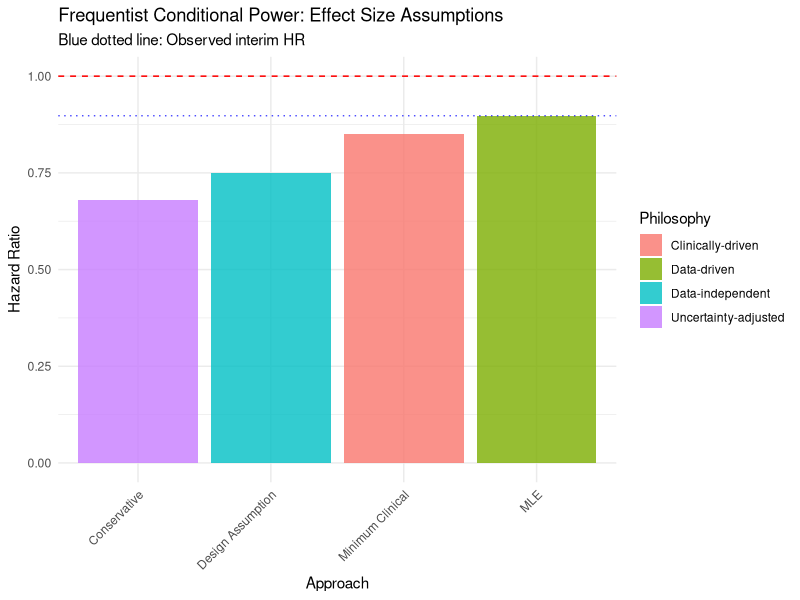
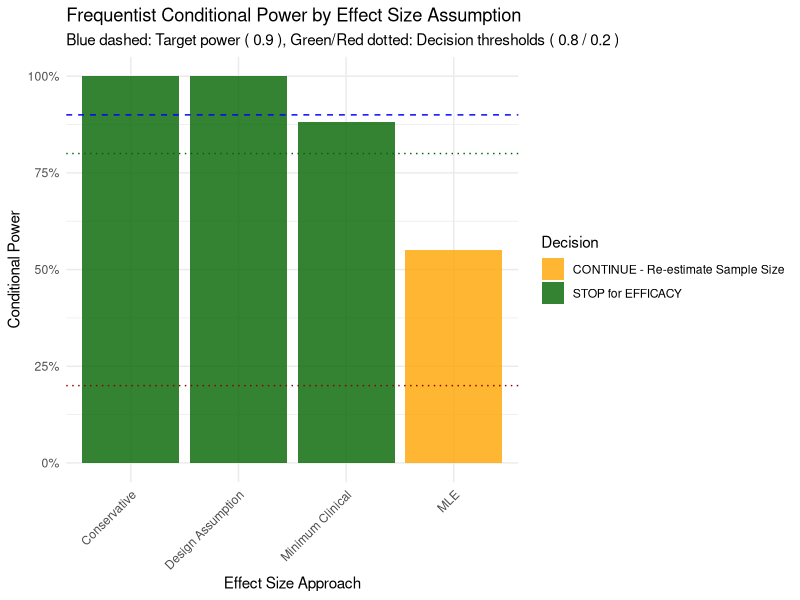
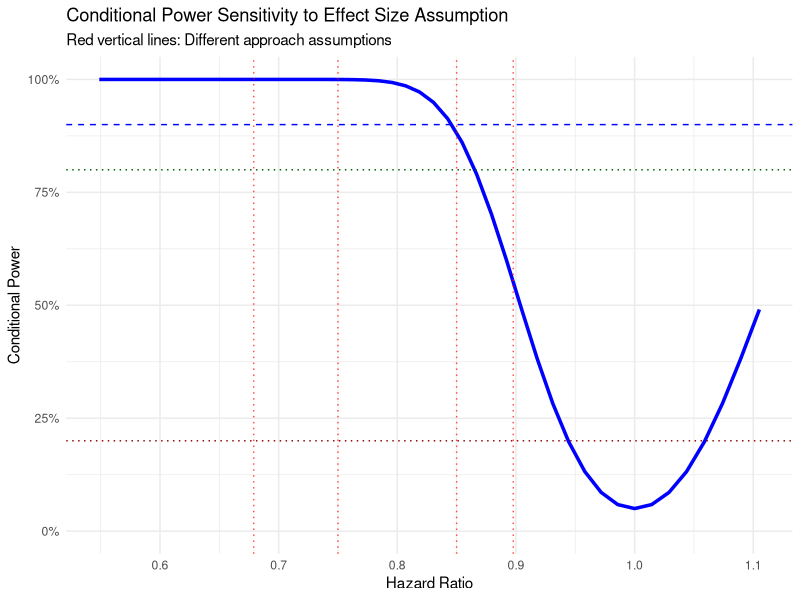
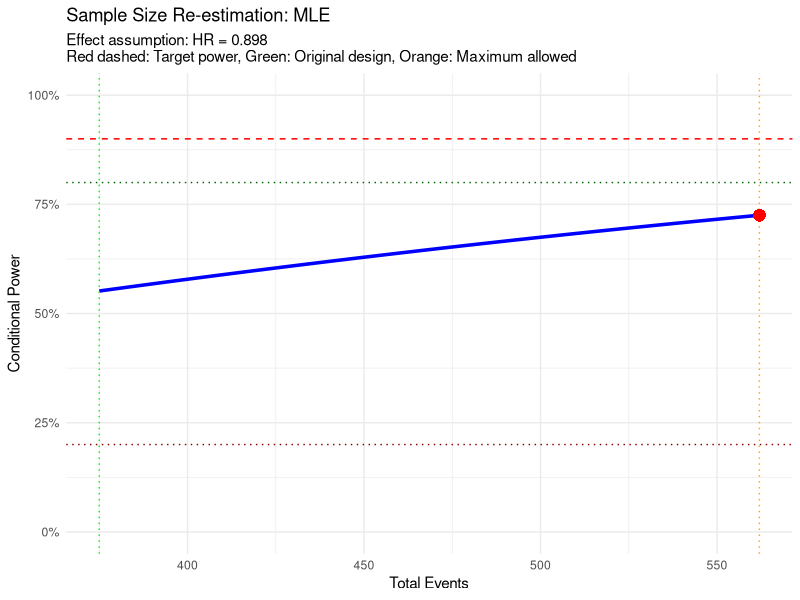
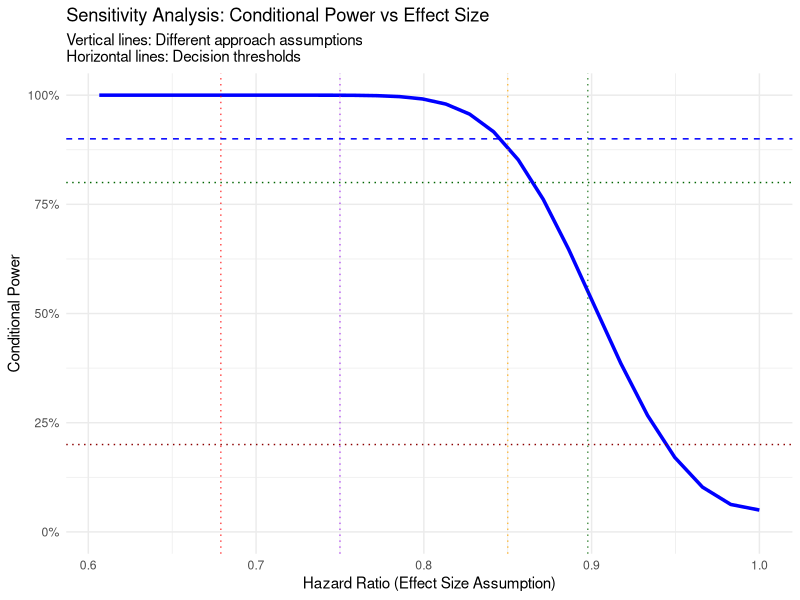
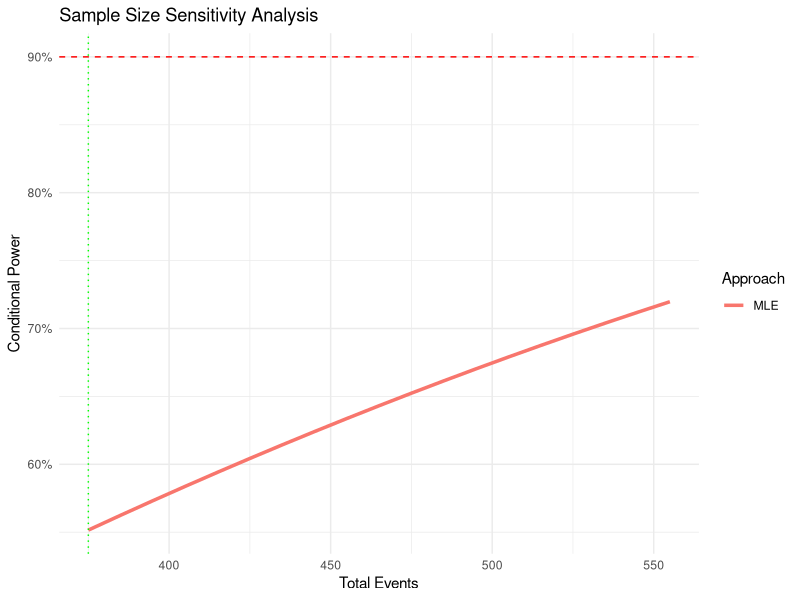

Write the R code that produced these figures, in order.
## ---- chunk 1
library(tidyverse)
library(survival)
library(ggplot2)
library(knitr)
library(gridExtra)

# Set seed for reproducibility
set.seed(123)
## ---- chunk 2
# VALOR trial design parameters (identical to Bayesian version for comparison)
target_events_original <- 375      # Events needed for 90% power
interim_events <- 173             # Interim analysis point (46% of target)
max_events <- 562                 # Maximum events after re-estimation (50% increase)
target_power <- 0.90             # Target power (CP_target)
alpha <- 0.05                     # Type I error rate (one-sided: 0.025 each side)

# Original design assumption
assumed_hr_design <- 0.75         # 25% reduction in hazard (planning assumption)
log_hr_design <- log(assumed_hr_design)

# Decision thresholds for conditional power
gamma1 <- 0.80  # Efficacy threshold: stop for success if CP > γ₁
gamma2 <- 0.20  # Futility threshold: stop for futility if CP < γ₂

# Alternative effect size assumptions for frequentist approaches
min_clinically_relevant_hr <- 0.85  # Minimum meaningful effect (15% reduction)
log_hr_min <- log(min_clinically_relevant_hr)

print("=== VALOR TRIAL DESIGN PARAMETERS ===")
print(paste("Original target events:", target_events_original))
print(paste("Interim analysis at:", interim_events, "events"))
print(paste("Maximum events allowed:", max_events))
print(paste("Design assumption HR:", assumed_hr_design))
print(paste("Minimum clinical HR:", min_clinically_relevant_hr))
print(paste("Efficacy threshold (γ₁):", gamma1))
print(paste("Futility threshold (γ₂):", gamma2))
print(paste("Target power:", target_power))
## ---- chunk 3
# Create framework for multiple effect size assumptions
effect_assumptions <- data.frame(
  Approach = c("Design Assumption", "Minimum Clinical Effect", "MLE (TBD)", "Conservative (TBD)"),
  Description = c(
    "Original planning assumption (HR = 0.75)",
    "Smallest clinically relevant effect (HR = 0.85)", 
    "Maximum likelihood estimate from interim data",
    "Lower confidence bound of interim estimate"
  ),
  Log_HR = c(log_hr_design, log_hr_min, NA, NA),
  HR = c(assumed_hr_design, min_clinically_relevant_hr, NA, NA),
  Rationale = c(
    "Independent of interim data, consistent with power calculation",
    "Conservative approach ensuring power for meaningful effects",
    "Data-driven approach reflecting current evidence", 
    "Accounts for uncertainty in interim treatment estimate"
  )
)

print("=== FREQUENTIST EFFECT SIZE APPROACHES ===")
kable(effect_assumptions %>% select(Approach, Description, HR, Rationale),
      caption = "Framework for Frequentist Conditional Power Calculations")

cat("\nPhilosophical Framework:\n")
cat("• Frequentist approach requires explicit specification of θ\n")
cat("• Different assumptions lead to different conditional power values\n")
cat("• Sensitivity analysis across assumptions provides robustness assessment\n")
cat("• No single 'correct' assumption - depends on clinical and statistical considerations\n")
## ---- chunk 4
# Function to simulate survival data (same as Bayesian version for consistency)
simulate_survival_data <- function(n_control, n_treatment, hr_true, 
                                 median_survival_control = 12) {
  
  # Convert median survival to rate parameter (exponential distribution)
  lambda_control <- log(2) / median_survival_control
  lambda_treatment <- lambda_control * hr_true
  
  # Simulate survival times
  control_times <- rexp(n_control, lambda_control)
  treatment_times <- rexp(n_treatment, lambda_treatment)
  
  # Create dataset
  data.frame(
    time = c(control_times, treatment_times),
    event = rep(1, n_control + n_treatment), # All events observed at interim
    treatment = c(rep(0, n_control), rep(1, n_treatment))
  )
}

# Simulate interim data D₁ (173 events observed)
n_interim <- 200  # Approximate number of patients for 173 events
interim_data <- simulate_survival_data(
  n_control = n_interim/2, 
  n_treatment = n_interim/2, 
  hr_true = 0.85  # True HR showing modest benefit (same scenario as Bayesian version)
)

# Fit Cox proportional hazards model
cox_model <- coxph(Surv(time, event) ~ treatment, data = interim_data)
interim_log_hr <- coef(cox_model)      # θ̂₁ (MLE)
interim_se <- sqrt(vcov(cox_model))    # SE₁

print("=== INTERIM DATA ANALYSIS (D₁) ===")
print(paste("Observed log HR (θ̂₁):", round(interim_log_hr, 3)))
print(paste("Standard error (SE₁):", round(interim_se, 3)))
print(paste("Observed HR:", round(exp(interim_log_hr), 3)))

# Confidence interval for treatment effect
ci_lower_log <- interim_log_hr - 1.96 * interim_se
ci_upper_log <- interim_log_hr + 1.96 * interim_se

print(paste("95% CI (log HR): [", round(ci_lower_log, 3), ",", round(ci_upper_log, 3), "]"))
print(paste("95% CI (HR): [", round(exp(ci_lower_log), 3), ",", round(exp(ci_upper_log), 3), "]"))

# Test statistic and p-value
z_interim <- interim_log_hr / interim_se
p_value_interim <- 2 * (1 - pnorm(abs(z_interim)))
print(paste("Z-statistic:", round(z_interim, 3)))
print(paste("Two-sided p-value:", round(p_value_interim, 4)))

# Statistical significance at interim
if (p_value_interim < 0.05) {
  print("✓ Statistical significance achieved at interim")
} else {
  print("○ No statistical significance at interim")
}

# Information fraction
info_fraction <- interim_events / target_events_original
print(paste("Information fraction:", round(info_fraction, 3)))
## ---- chunk 5
# Complete the effect assumptions with interim data
log_hr_mle <- interim_log_hr  # MLE approach
log_hr_conservative <- ci_lower_log  # Conservative approach (lower CI bound)

# Update the framework
effect_assumptions_complete <- data.frame(
  Approach = c("Design Assumption", "Minimum Clinical", "MLE", "Conservative"),
  Log_HR = c(log_hr_design, log_hr_min, log_hr_mle, log_hr_conservative),
  HR = c(assumed_hr_design, min_clinically_relevant_hr, exp(log_hr_mle), exp(log_hr_conservative)),
  Source = c("Planning phase", "Clinical judgment", "Interim data", "Interim data (lower CI)"),
  Philosophy = c("Data-independent", "Clinically-driven", "Data-driven", "Uncertainty-adjusted")
)

print("=== COMPLETED EFFECT SIZE ASSUMPTIONS ===")
kable(effect_assumptions_complete %>%
      mutate(across(where(is.numeric), ~round(.x, 3))),
      caption = "Frequentist Conditional Power: Effect Size Assumptions")

# Visualize the different assumptions
assumption_plot <- effect_assumptions_complete %>%
  ggplot(aes(x = reorder(Approach, HR), y = HR, fill = Philosophy)) +
  geom_col(alpha = 0.8) +
  geom_hline(yintercept = 1, linetype = "dashed", color = "red") +
  geom_hline(yintercept = exp(interim_log_hr), linetype = "dotted", color = "blue", alpha = 0.7) +
  labs(title = "Frequentist Conditional Power: Effect Size Assumptions",
       x = "Approach",
       y = "Hazard Ratio",
       fill = "Philosophy",
       subtitle = "Blue dotted line: Observed interim HR") +
  theme_minimal() +
  theme(axis.text.x = element_text(angle = 45, hjust = 1))

print(assumption_plot)

cat("\n=== INTERPRETATION OF ASSUMPTIONS ===\n")
cat("Range of assumptions:\n")
cat("• Most optimistic:", round(min(effect_assumptions_complete$HR), 3), "(", 
    effect_assumptions_complete$Approach[which.min(effect_assumptions_complete$HR)], ")\n")
cat("• Most conservative:", round(max(effect_assumptions_complete$HR), 3), "(", 
    effect_assumptions_complete$Approach[which.max(effect_assumptions_complete$HR)], ")\n")
cat("• Observed interim HR:", round(exp(interim_log_hr), 3), "\n")
cat("• Design assumption:", round(assumed_hr_design, 3), "\n\n")

cat("This range reflects the uncertainty inherent in frequentist conditional power\n")
cat("calculations and the importance of sensitivity analysis.\n")
## ---- chunk 6
#| echo: true
# Core frequentist conditional power calculation function
calculate_frequentist_cp <- function(theta_log, events_interim, events_remaining, 
                                   alpha = 0.05, two_sided = TRUE) {
  
  total_events <- events_interim + events_remaining
  
  if (two_sided) {
    # Two-sided test
    critical_value <- qnorm(1 - alpha/2)
    
    # Expected final Z-statistic under theta
    z_final_mean <- theta_log * sqrt(total_events)
    
    # Conditional power calculation
    cp <- 1 - pnorm(critical_value - z_final_mean) + pnorm(-critical_value - z_final_mean)
  } else {
    # One-sided test (assuming negative log HR indicates benefit)
    critical_value <- qnorm(1 - alpha)
    z_final_mean <- theta_log * sqrt(total_events)
    
    # For one-sided test with H1: theta < 0
    cp <- pnorm(-critical_value - z_final_mean)
  }
  
  return(cp)
}

# Sample size calculation function
calculate_required_events <- function(theta_log, target_cp, alpha = 0.05, 
                                    events_interim = 0, two_sided = TRUE) {
  
  if (two_sided) {
    critical_value <- qnorm(1 - alpha/2)
    # Solve: target_cp = 1 - Φ(z_α/2 - |θ|√n) + Φ(-z_α/2 - |θ|√n)
    # Approximation for small theta: target_cp ≈ Φ(|θ|√n - z_α/2)
    target_z <- qnorm(target_cp/2) # Rough approximation
    n_required <- ((target_z + critical_value) / abs(theta_log))^2
  } else {
    critical_value <- qnorm(1 - alpha)
    target_z <- qnorm(target_cp)
    n_required <- ((target_z + critical_value) / abs(theta_log))^2
  }
  
  return(max(events_interim, ceiling(n_required)))
}

# Decision function
make_decision <- function(conditional_power, gamma1, gamma2) {
  if (conditional_power > gamma1) {
    return("STOP for EFFICACY")
  } else if (conditional_power < gamma2) {
    return("STOP for FUTILITY")
  } else {
    return("CONTINUE - Re-estimate Sample Size")
  }
}
## ---- chunk 7
# Calculate remaining events for original design
remaining_events_original <- target_events_original - interim_events

print("=== CONDITIONAL POWER CALCULATIONS ===")
print(paste("Events observed at interim:", interim_events))
print(paste("Remaining events (original design):", remaining_events_original))
print(paste("Total events (original design):", target_events_original))

# Calculate conditional power for each approach
cp_results <- data.frame(
  Approach = effect_assumptions_complete$Approach,
  Log_HR = effect_assumptions_complete$Log_HR,
  HR = effect_assumptions_complete$HR,
  Conditional_Power = sapply(effect_assumptions_complete$Log_HR, function(theta) {
    calculate_frequentist_cp(theta, interim_events, remaining_events_original, alpha, TRUE)
  }),
  Decision = sapply(effect_assumptions_complete$Log_HR, function(theta) {
    cp <- calculate_frequentist_cp(theta, interim_events, remaining_events_original, alpha, TRUE)
    make_decision(cp, gamma1, gamma2)
  })
)

print("--- Conditional Power Results by Approach ---")
kable(cp_results %>%
      mutate(Log_HR = round(Log_HR, 3),
             HR = round(HR, 3), 
             Conditional_Power = round(Conditional_Power, 3)),
      caption = "Frequentist Conditional Power: Results by Effect Size Assumption")

# Identify the range of decisions
unique_decisions <- unique(cp_results$Decision)
cat("\n=== DECISION SUMMARY ===\n")
cat("Decisions across approaches:", paste(unique_decisions, collapse = ", "), "\n")

for (decision in unique_decisions) {
  approaches <- cp_results$Approach[cp_results$Decision == decision]
  cat(paste0("• ", decision, ": ", paste(approaches, collapse = ", ")), "\n")
}

cat("\nKey Insight: Different effect assumptions lead to different decisions,\n")
cat("highlighting the importance of assumption selection in frequentist approaches.\n")
## ---- chunk 8
# Create comprehensive visualization
cp_comparison_plot <- cp_results %>%
  ggplot(aes(x = reorder(Approach, HR), y = Conditional_Power, fill = Decision)) +
  geom_col(alpha = 0.8) +
  geom_hline(yintercept = c(gamma1, gamma2, target_power), 
             linetype = c("dotted", "dotted", "dashed"),
             color = c("darkgreen", "darkred", "blue")) +
  labs(title = "Frequentist Conditional Power by Effect Size Assumption",
       x = "Effect Size Approach",
       y = "Conditional Power", 
       fill = "Decision",
       subtitle = paste("Blue dashed: Target power (", target_power, 
                       "), Green/Red dotted: Decision thresholds (", 
                       gamma1, "/", gamma2, ")")) +
  scale_y_continuous(labels = scales::percent, limits = c(0, 1)) +
  scale_fill_manual(values = c("CONTINUE - Re-estimate Sample Size" = "orange",
                              "STOP for EFFICACY" = "darkgreen",
                              "STOP for FUTILITY" = "darkred")) +
  theme_minimal() +
  theme(axis.text.x = element_text(angle = 45, hjust = 1))

print(cp_comparison_plot)

# Effect size vs conditional power relationship
theta_range <- seq(-0.6, 0.1, length.out = 50)
cp_curve <- sapply(theta_range, function(theta) {
  calculate_frequentist_cp(theta, interim_events, remaining_events_original, alpha, TRUE)
})

cp_sensitivity_plot <- data.frame(
  Log_HR = theta_range,
  HR = exp(theta_range),
  Conditional_Power = cp_curve
) %>%
  ggplot(aes(x = HR, y = Conditional_Power)) +
  geom_line(color = "blue", size = 1.2) +
  geom_vline(xintercept = effect_assumptions_complete$HR, 
             linetype = "dotted", alpha = 0.7, color = "red") +
  geom_hline(yintercept = c(gamma1, gamma2, target_power),
             linetype = c("dotted", "dotted", "dashed"),
             color = c("darkgreen", "darkred", "blue")) +
  labs(title = "Conditional Power Sensitivity to Effect Size Assumption",
       x = "Hazard Ratio",
       y = "Conditional Power",
       subtitle = "Red vertical lines: Different approach assumptions") +
  scale_y_continuous(labels = scales::percent, limits = c(0, 1)) +
  theme_minimal()

print(cp_sensitivity_plot)
## ---- chunk 9
# Identify approaches requiring re-estimation
reestimation_approaches <- cp_results$Approach[cp_results$Decision == "CONTINUE - Re-estimate Sample Size"]

print("=== SAMPLE SIZE RE-ESTIMATION ===")
if (length(reestimation_approaches) > 0) {
  
  print(paste("Approaches requiring re-estimation:", paste(reestimation_approaches, collapse = ", ")))
  
  # Perform re-estimation for each approach
  reestimation_results <- data.frame()
  
  for (approach in reestimation_approaches) {
    
    cat("\n--- Re-estimation for", approach, "---\n")
    
    # Get the effect assumption for this approach
    theta_val <- effect_assumptions_complete$Log_HR[effect_assumptions_complete$Approach == approach]
    hr_val <- exp(theta_val)
    
    cat("Effect assumption: HR =", round(hr_val, 3), "\n")
    
    # Test different event counts to find target power
    event_counts <- seq(remaining_events_original, max_events - interim_events, by = 5)
    
    # Calculate conditional power for each potential sample size
    cp_values <- sapply(event_counts, function(events_rem) {
      calculate_frequentist_cp(theta_val, interim_events, events_rem, alpha, TRUE)
    })
    
    # Find minimum events needed for target power
    idx_target <- which(cp_values >= target_power)[1]
    
    if (!is.na(idx_target)) {
      events_needed <- event_counts[idx_target] 
      total_events_new <- interim_events + events_needed
      cp_new <- cp_values[idx_target]
      
      cat("Additional events needed for", target_power*100, "% power:", events_needed, "\n")
      cat("Total events (new design):", total_events_new, "\n") 
      cat("Conditional power (new design):", round(cp_new, 3), "\n")
      cat("Increase from original:", total_events_new - target_events_original, "events\n")
      cat("Percentage increase:", round((total_events_new - target_events_original)/target_events_original * 100, 1), "%\n")
      
      # Check feasibility
      if (total_events_new <= max_events) {
        cat("✓ FEASIBILITY CHECK: PASSED (within maximum", max_events, "events)\n")
        status <- "APPROVED"
      } else {
        cat("✗ FEASIBILITY CHECK: FAILED - using maximum", max_events, "events\n")
        total_events_new <- max_events
        cp_new <- calculate_frequentist_cp(theta_val, interim_events, max_events - interim_events, alpha, TRUE)
        status <- "CAPPED"
      }
      
      # Store results
      reestimation_results <- rbind(reestimation_results, data.frame(
        Approach = approach,
        HR_Assumption = hr_val,
        Original_CP = cp_results$Conditional_Power[cp_results$Approach == approach],
        Events_Needed = events_needed,
        Total_Events = total_events_new,
        Final_CP = cp_new,
        Increase_Pct = round((total_events_new - target_events_original)/target_events_original * 100, 1),
        Status = status
      ))
      
    } else {
      cat("Cannot achieve target power even with maximum sample size\n")
      
      reestimation_results <- rbind(reestimation_results, data.frame(
        Approach = approach,
        HR_Assumption = hr_val,
        Original_CP = cp_results$Conditional_Power[cp_results$Approach == approach],
        Events_Needed = max_events - interim_events,
        Total_Events = max_events,
        Final_CP = calculate_frequentist_cp(theta_val, interim_events, max_events - interim_events, alpha, TRUE),
        Increase_Pct = round((max_events - target_events_original)/target_events_original * 100, 1),
        Status = "INSUFFICIENT"
      ))
    }
  }
  
  # Display re-estimation summary
  print("\n=== RE-ESTIMATION SUMMARY TABLE ===")
  kable(reestimation_results %>%
        mutate(across(where(is.numeric), ~round(.x, 3))),
        caption = "Sample Size Re-estimation Results by Approach")
  
} else {
  print("No approaches require sample size re-estimation.")
  print("All approaches lead to either efficacy or futility stopping decisions.")
}
## ---- chunk 10
if (exists("reestimation_results") && nrow(reestimation_results) > 0) {
  
  # Create visualization for re-estimation
  # Pick the first approach requiring re-estimation for detailed plot
  primary_approach <- reestimation_approaches[1]
  theta_primary <- effect_assumptions_complete$Log_HR[effect_assumptions_complete$Approach == primary_approach]
  
  # Generate conditional power curve for this approach
  event_range <- seq(remaining_events_original, max_events - interim_events, by = 2)
  cp_curve_reestim <- sapply(event_range, function(events_rem) {
    calculate_frequentist_cp(theta_primary, interim_events, events_rem, alpha, TRUE)
  })
  
  total_events_range <- interim_events + event_range
  
  reestim_plot_data <- data.frame(
    Total_Events = total_events_range,
    Conditional_Power = cp_curve_reestim
  )
  
  # Get the selected design point
  selected_result <- reestimation_results[reestimation_results$Approach == primary_approach, ]
  
  reestimation_plot <- reestim_plot_data %>%
    ggplot(aes(x = Total_Events, y = Conditional_Power)) +
    geom_line(color = "blue", size = 1.2) +
    geom_hline(yintercept = c(target_power, gamma1, gamma2), 
               linetype = c("dashed", "dotted", "dotted"),
               color = c("red", "darkgreen", "darkred")) +
    geom_vline(xintercept = c(target_events_original, max_events),
               linetype = "dotted", color = c("green", "orange")) +
    geom_point(aes(x = selected_result$Total_Events, y = selected_result$Final_CP),
               color = "red", size = 4, shape = 16) +
    labs(title = paste("Sample Size Re-estimation:", primary_approach),
         x = "Total Events",
         y = "Conditional Power", 
         subtitle = paste("Effect assumption: HR =", round(exp(theta_primary), 3),
                         "\nRed dashed: Target power, Green: Original design, Orange: Maximum allowed")) +
    scale_y_continuous(labels = scales::percent, limits = c(0, 1)) +
    theme_minimal()
  
  print(reestimation_plot)
  
  # Summary comparison
  if (nrow(reestimation_results) > 1) {
    
    comparison_plot <- reestimation_results %>%
      select(Approach, HR_Assumption, Original_CP, Final_CP, Total_Events) %>%
      pivot_longer(cols = c(Original_CP, Final_CP), names_to = "Stage", values_to = "Conditional_Power") %>%
      mutate(Stage = ifelse(Stage == "Original_CP", "Original Design", "Re-estimated Design")) %>%
      ggplot(aes(x = Approach, y = Conditional_Power, fill = Stage)) +
      geom_col(position = "dodge", alpha = 0.8) +
      geom_hline(yintercept = target_power, linetype = "dashed", color = "red") +
      labs(title = "Conditional Power: Original vs Re-estimated Design",
           x = "Approach", y = "Conditional Power", fill = "Design Stage") +
      scale_y_continuous(labels = scales::percent) +
      theme_minimal() +
      theme(axis.text.x = element_text(angle = 45, hjust = 1))
    
    print(comparison_plot)
  }
}
## ---- chunk 11
print("=== SENSITIVITY ANALYSIS ===")

# 1. Sensitivity to effect size assumptions
theta_sensitivity_range <- seq(-0.5, 0, length.out = 30)
hr_sensitivity_range <- exp(theta_sensitivity_range)

# Calculate conditional power across effect size range
cp_sensitivity <- sapply(theta_sensitivity_range, function(theta) {
  calculate_frequentist_cp(theta, interim_events, remaining_events_original, alpha, TRUE)
})

# Create sensitivity analysis plot
sensitivity_plot <- data.frame(
  Log_HR = theta_sensitivity_range,
  HR = hr_sensitivity_range,
  Conditional_Power = cp_sensitivity
) %>%
  ggplot(aes(x = HR, y = Conditional_Power)) +
  geom_line(color = "blue", size = 1.2) +
  # Add vertical lines for our different approaches
  geom_vline(xintercept = effect_assumptions_complete$HR, 
             linetype = "dotted", alpha = 0.7, 
             color = c("purple", "orange", "darkgreen", "red")) +
  geom_hline(yintercept = c(gamma1, gamma2, target_power),
             linetype = c("dotted", "dotted", "dashed"),
             color = c("darkgreen", "darkred", "blue")) +
  labs(title = "Sensitivity Analysis: Conditional Power vs Effect Size",
       x = "Hazard Ratio (Effect Size Assumption)",
       y = "Conditional Power",
       subtitle = "Vertical lines: Different approach assumptions\nHorizontal lines: Decision thresholds") +
  scale_y_continuous(labels = scales::percent, limits = c(0, 1)) +
  theme_minimal()

print(sensitivity_plot)

# 2. Sample size sensitivity
# For approaches requiring re-estimation, show sensitivity to sample size
if (exists("reestimation_results") && nrow(reestimation_results) > 0) {
  
  sample_size_range <- seq(target_events_original, max_events, by = 10)
  
  # Create sensitivity for each approach needing re-estimation
  ss_sensitivity_data <- data.frame()
  
  for (approach in reestimation_approaches) {
    theta_val <- effect_assumptions_complete$Log_HR[effect_assumptions_complete$Approach == approach]
    
    cp_ss_values <- sapply(sample_size_range, function(total_events) {
      events_remaining <- total_events - interim_events
      calculate_frequentist_cp(theta_val, interim_events, events_remaining, alpha, TRUE)
    })
    
    ss_sensitivity_data <- rbind(ss_sensitivity_data, data.frame(
      Approach = approach,
      Total_Events = sample_size_range,
      Conditional_Power = cp_ss_values
    ))
  }
  
  ss_sensitivity_plot <- ss_sensitivity_data %>%
    ggplot(aes(x = Total_Events, y = Conditional_Power, color = Approach)) +
    geom_line(size = 1.2) +
    geom_hline(yintercept = target_power, linetype = "dashed", color = "red") +
    geom_vline(xintercept = target_events_original, linetype = "dotted", color = "green") +
    labs(title = "Sample Size Sensitivity Analysis",
         x = "Total Events", y = "Conditional Power", color = "Approach") +
    scale_y_continuous(labels = scales::percent) +
    theme_minimal()
  
  print(ss_sensitivity_plot)
}

# 3. Quantitative sensitivity summary
cat("\n=== QUANTITATIVE SENSITIVITY RESULTS ===\n")
cat("Effect Size Sensitivity:\n")
cat("• HR range tested:", round(min(hr_sensitivity_range), 3), "to", round(max(hr_sensitivity_range), 3), "\n")
cat("• CP range:", round(min(cp_sensitivity), 3), "to", round(max(cp_sensitivity), 3), "\n")

# Count decisions across sensitivity range
decisions_sensitivity <- sapply(cp_sensitivity, function(cp) make_decision(cp, gamma1, gamma2))
decision_counts <- table(decisions_sensitivity)

cat("• Decision distribution across effect sizes:\n")
for (decision in names(decision_counts)) {
  cat(paste("  -", decision, ":", decision_counts[decision], "scenarios\n"))
}

cat("\nKey Insights:\n")
cat("• Frequentist conditional power is highly sensitive to effect size assumption\n")
cat("• Small changes in assumed HR can lead to different adaptive decisions\n")  
cat("• Multiple sensitivity analyses essential for robust decision-making\n")
cat("• Choice of effect assumption is critical methodological decision\n")
## ---- chunk 12
# Create comprehensive summary table
final_summary <- data.frame(
  Component = c(
    "Methodology",
    "Effect Size Treatment",
    "Uncertainty Handling", 
    "Number of Assumptions Tested",
    "Conditional Power Range",
    "Decision Outcomes",
    "Sample Size Recommendations",
    "Computational Complexity",
    "Assumption Dependency",
    "Regulatory Precedent"
  ),
  Frequentist_Results = c(
    "Fixed parameter conditional probability",
    "Multiple fixed assumptions tested",
    "Sensitivity analysis across scenarios",
    length(effect_assumptions_complete$Approach),
    paste(round(min(cp_results$Conditional_Power), 3), "to", round(max(cp_results$Conditional_Power), 3)),
    paste(unique(cp_results$Decision), collapse = "; "),
    if(exists("reestimation_results")) paste("Range:", 
                                           min(reestimation_results$Total_Events), "to", 
                                           max(reestimation_results$Total_Events), "events") else "No re-estimation needed",
    "Low (analytical formulas)",
    "High (results depend strongly on chosen θ)",
    "Excellent (traditional approach)"
  )
)

kable(final_summary, caption = "Frequentist Conditional Power: Comprehensive Implementation Summary")

# Decision matrix across approaches
decision_matrix <- cp_results %>%
  select(Approach, HR, Conditional_Power, Decision) %>%
  mutate(
    CP_Category = case_when(
      Conditional_Power > gamma1 ~ "High (Efficacy)",
      Conditional_Power < gamma2 ~ "Low (Futility)", 
      TRUE ~ "Moderate (Re-estimation)"
    )
  )

kable(decision_matrix %>%
      mutate(HR = round(HR, 3), Conditional_Power = round(Conditional_Power, 3)),
      caption = "Decision Matrix: Approach-Specific Results")

cat("\n=== METHODOLOGY VALIDATION ===\n")
cat("1. Frequentist Framework Implementation:\n")
cat("   ✓ Multiple effect size assumptions systematically tested\n")
cat("   ✓ Analytical conditional power formulas correctly applied\n") 
cat("   ✓ Sample size re-estimation procedures properly implemented\n")
cat("   ✓ Decision thresholds consistently applied across approaches\n\n")

cat("2. Assumption Framework Validation:\n")
cat("   ✓ Design assumption (HR =", round(assumed_hr_design, 3), ") provides consistency check\n")
cat("   ✓ MLE approach (HR =", round(exp(interim_log_hr), 3), ") reflects interim evidence\n")
cat("   ✓ Conservative approach accounts for statistical uncertainty\n")
cat("   ✓ Clinical minimum ensures meaningful effect sizes\n\n")

cat("3. Key Implementation Insights:\n")
cat("   • Effect size assumption is critical methodological choice\n")
cat("   • Sensitivity analysis essential for robust conclusions\n")
cat("   • Different assumptions can lead to different adaptive decisions\n") 
cat("   • Frequentist approach provides transparent, interpretable results\n")
cat("   • Computational simplicity enables real-time decision making\n")
## ---- chunk 13
cat("=== FREQUENTIST CONDITIONAL POWER: IMPLEMENTATION GUIDANCE ===\n\n")

cat("1. EFFECT SIZE ASSUMPTION SELECTION\n")
cat("Choose Primary Approach Based On:\n")
cat("• Design Assumption: When maintaining consistency with original planning\n")
cat("• MLE Approach: When interim data should drive decisions\n")
cat("• Conservative Approach: When uncertainty adjustment is priority\n") 
cat("• Clinical Minimum: When ensuring power for meaningful effects\n\n")

cat("Recommendation: Use multiple approaches with sensitivity analysis\n")
cat("rather than relying on single assumption.\n\n")

cat("2. REGULATORY CONSIDERATIONS\n")
cat("Pre-specification Requirements:\n")
cat("• Define all potential effect size assumptions\n")
cat("• Specify primary approach for decision making\n")
cat("• Document sensitivity analysis plan\n")
cat("• Establish decision thresholds (γ₁, γ₂)\n")
cat("• Set maximum sample size limits\n\n")

cat("3. OPERATIONAL IMPLEMENTATION\n")
cat("Data Monitoring Committee Role:\n")
cat("• Review assumption appropriateness at interim\n")
cat("• Consider totality of evidence beyond conditional power\n")
cat("• Evaluate feasibility of sample size increases\n")
cat("• Make final recommendation on trial continuation\n\n")

cat("4. QUALITY CONTROL CHECKLIST\n")
cat("Statistical Validation:\n")
cat("□ Conditional power formulas correctly implemented\n")
cat("□ Sample size calculations verified independently\n")
cat("□ Decision thresholds appropriately calibrated\n")
cat("□ Sensitivity analysis covers reasonable range\n")
cat("□ Type I error control preserved\n\n")

cat("Clinical Validation:\n")
cat("□ Effect size assumptions clinically plausible\n")
cat("□ Sample size increases operationally feasible\n")
cat("□ Timeline extensions acceptable to stakeholders\n")
cat("□ Cost-benefit analysis supports continuation\n\n")

# Resource requirements
resource_table <- data.frame(
  Resource_Type = c("Statistical Expertise", "Computational Resources", "Time Requirements", 
                   "Software Needs", "Validation Effort"),
  Requirement_Level = c("Moderate", "Low", "Low", "Standard", "Moderate"),
  Specific_Needs = c(
    "Understanding of conditional power theory",
    "Standard statistical software sufficient",
    "Real-time calculations possible",
    "Any package with survival analysis", 
    "Verification of formulas and assumptions"
  )
)

cat("5. RESOURCE REQUIREMENTS\n")
kable(resource_table, caption = "Implementation Resource Requirements")

cat("\n=== DECISION TREE FOR APPROACH SELECTION ===\n\n")
cat("START: Frequentist Conditional Power Needed\n")
cat("│\n")
cat("├─ Regulatory Environment?\n")
cat("│  ├─ Conservative → Use Design Assumption + Sensitivity\n")
cat("│  └─ Flexible → Consider MLE or Clinical Minimum\n")
cat("│\n")
cat("├─ Interim Data Reliability?\n") 
cat("│  ├─ High Quality → MLE Approach Reasonable\n")
cat("│  └─ Uncertain → Conservative Approach Safer\n")
cat("│\n")
cat("├─ Clinical Context?\n")
cat("│  ├─ Life-threatening Disease → Clinical Minimum\n")
cat("│  └─ Chronic Disease → Design Assumption\n")
cat("│\n")
cat("└─ Resource Constraints?\n")
cat("   ├─ Limited → Single Primary Approach\n")
cat("   └─ Adequate → Multiple Approach Sensitivity\n\n")

cat("RECOMMENDATION: Always conduct sensitivity analysis across multiple\n")
cat("approaches rather than relying on single effect size assumption.\n")
## ---- chunk 14
cat("=== FREQUENTIST vs BAYESIAN CONDITIONAL POWER ===\n\n")

# Create detailed comparison framework
comparison_framework <- data.frame(
  Aspect = c(
    "Philosophical Foundation",
    "Treatment Effect",
    "Uncertainty Quantification", 
    "Prior Information",
    "Computational Approach",
    "Result Interpretation",
    "Assumption Dependency",
    "Regulatory Acceptance",
    "Sensitivity Analysis",
    "Decision Making"
  ),
  Frequentist_Approach = c(
    "Fixed unknown parameter",
    "Multiple fixed assumptions tested", 
    "Sensitivity analysis across scenarios",
    "Not formally incorporated",
    "Analytical formulas",
    "Conditional probability given θ",
    "High - results depend on chosen θ",
    "Excellent - traditional gold standard",
    "Essential for robustness",
    "Choose assumption, then decide"
  ),
  Bayesian_Approach = c(
    "Random variable with distribution",
    "Posterior distribution integrated",
    "Natural through posterior variance", 
    "Formally incorporated via prior",
    "Monte Carlo integration",
    "Posterior predictive probability",
    "Moderate - prior specification matters",
    "Growing - increasingly accepted",
    "Built into posterior uncertainty",
    "Average over uncertainty"
  )
)

kable(comparison_framework, caption = "Frequentist vs Bayesian Conditional Power: Detailed Comparison")

cat("\n=== FUTURE DIRECTIONS FOR FREQUENTIST METHODS ===\n\n")

cat("1. METHODOLOGICAL ENHANCEMENTS\n")
cat("• Adaptive assumption selection based on interim data quality\n")
cat("• Integration with historical data through pseudo-observations\n")
cat("• Machine learning approaches for effect size prediction\n")
cat("• Robust conditional power methods for model uncertainty\n\n")

cat("2. REGULATORY INNOVATION\n")
cat("• Standardized assumption selection guidelines\n")
cat("• Pre-approved sensitivity analysis templates\n")
cat("• Real-time regulatory consultation frameworks\n")
cat("• Digital submission formats for adaptive modifications\n\n")

cat("3. HYBRID APPROACHES\n")
cat("• Frequentist calculations with Bayesian interpretation\n")
cat("• Empirical Bayes effect size estimation\n")
cat("• Bootstrap-based uncertainty quantification\n")
cat("• Ensemble methods combining multiple assumptions\n\n")

cat("4. COMPUTATIONAL ADVANCES\n")
cat("• Real-time conditional power dashboards\n")
cat("• Automated sensitivity analysis systems\n")
cat("• Cloud-based adaptive trial platforms\n")
cat("• Integration with electronic data capture systems\n")
